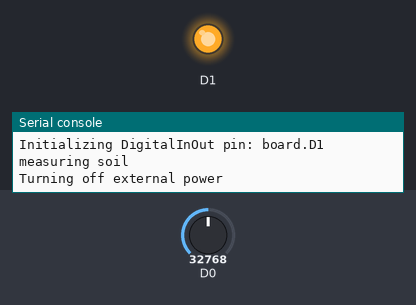
Simulated run of this program. Board: CircuitPython board. Shown: output pins drawn as LEDs (lit = HIGH), the last lines printed to the serial console. The inputs (shaded band) are chosen by the test bench; at power-on: D0 = 32768 (analog values on the 0–65535 scale). WiFi joins after 1.5 s; files the program writes start out absent; web requests get an empty 200 reply after 0.4 s; deep sleep restarts the program when it ends.

Above: at 1.2 s.
At 3.6 s:
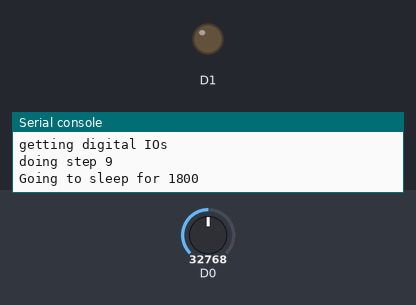
Timing chart, 0 to 5.1 s (numbered marks = the images above):
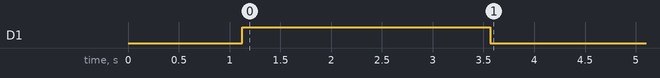

Measured:
- by itself, D1: HIGH → LOW at 3.6 s

The program:

code.py
```python
import alarm
import supervisor
import time

from config import SLEEP_TIME_MINS, WIFI_SSID, WIFI_PW, API_URL
from soilstation import SoilStation
from log import logger
from ioregistry import IOManager
from enums import WakeError
from sleep import deep_sleep


class TryThing:
    def __init__(self, error_fn=None, wake_error=None):
        self.error_fn = error_fn
        self.wake_error = wake_error

    def __enter__(self):
        logger.log(f"doing step {self.wake_error}")

    def __exit__(self, exc_type, exc_val, exc_tb):
        if not exc_val:
            return
        logger.log(exc_type)
        logger.log(exc_val)
        logger.log(exc_tb)
        if self.wake_error is not None:
            alarm.sleep_memory[0] = self.wake_error
        elif not alarm.sleep_memory[0]:
            alarm.sleep_memory[0] = WakeError.UNKNOWN
        if self.error_fn is not None:
            self.error_fn()
        return True


def quick_sleep():
    deep_sleep(180, ())


def main():
    with TryThing(error_fn=quick_sleep, wake_error=WakeError.START):
        logger.log("Initializing IO Manager")
        io_manager = IOManager()

    with TryThing(error_fn=quick_sleep):
        logger.log("Running Main program HygroStation")
        station = SoilStation(io_manager)
        station.run()

    with TryThing(wake_error=WakeError.EXTERNAL_POWER_OFF):
        logger.log("Confirming External Power is off")
        io_manager.external_power(False)

    with TryThing(wake_error=WakeError.PRE_SLEEP):
        logger.log("getting digital IOs")
        preserve_dios = io_manager.get_digital_ios()

    with TryThing(wake_error=WakeError.SLEEP):
        logger.log(f"Going to sleep for {SLEEP_TIME_MINS}")
        time_alarm = alarm.time.TimeAlarm(
            monotonic_time=time.monotonic() + SLEEP_TIME_MINS
        )

    alarm.exit_and_deep_sleep_until_alarms(time_alarm, preserve_dios=preserve_dios)

def soil_sensor():
    from config import EXT_PWR_PIN
    while True:
        io_manager = IOManager()
        station = SoilStation(io_manager)
        print(station.measure_soil())
        print(io_manager.get_digital_ios())
        time.sleep(2)

if __name__ == "__main__":
    logger.log("\n\n")
    logger.log("Starting program")
    if not supervisor.runtime.usb_connected:
        main()
    else:
        # soil_sensor()
        main()
```

config.py
```python
from os import getenv
import board
import storage
import wifi

mac = wifi.radio.mac_address
MAC_ADDRESS = ":".join("{:02X}".format(b) for b in mac)


API_URL = getenv("API_URL", "")
WIFI_SSID = getenv("WIFI_SSID", "")
WIFI_PW = getenv("WIFI_PW", "")

SLEEP_TIME_MINS = getenv("SLEEP_TIME_MINS", 30) * 60
LOW_BATT_VALUE = 33200  # somewhere around 3.4 volts

# SMD Expansion Board Pins
# BATT_REF_PIN = board.D1
# EXT_PWR_PIN = board.D0 # Gate pin

# Through Hole Expansion Board Pins
BATT_REF_PIN = board.D0
EXT_PWR_PIN = board.D1 # Gate pin

SDA_PIN = board.SDA
SCL_PIN = board.SCL

WRITE_TO_STORAGE = False
WRITE_TO_UART = True
LOGGER_FILEPATH = "log.txt"

try:
    mount = storage.getmount("/")
    WRITE_TO_STORAGE = not mount.readonly
except Exception:
    pass
```

soilstation.py
```python
from alarm import sleep_memory
from analogio import AnalogIn

from config import BATT_REF_PIN, LOW_BATT_VALUE, SDA_PIN, MAC_ADDRESS
from enums import WakeError
from ioregistry import IOManager
from log import logger


class SoilStation:

    io: IOManager

    def __init__(self, io_manager: IOManager) -> None:
        self.io = io_manager

    def run(self):

        try:
            batt_value = self.measure_batt()
            self.io.external_power(True)
            soil_value = self.measure_soil()
            self.io.external_power(False)
        except Exception as e:
            sleep_memory[0] = WakeError.MEASURE
            raise e

        data = {"value": soil_value, "battery": batt_value, "mac_address": MAC_ADDRESS}
        from transmit import send_data

        send_data(data)

    def measure_batt(self) -> float:
        logger.log("measuring battery")
        batt = self.io.analog_in(BATT_REF_PIN)

        from time import sleep

        def delay_measure_batt():
            sleep(0.05)
            return batt.value

        batt_value = sum(delay_measure_batt() for _ in range(16)) / 16
        self.io.deinit(BATT_REF_PIN)

        return batt_value

    def measure_soil(self) -> int:
        logger.log("measuring soil")
        soil_pin = AnalogIn(SDA_PIN)
        soil_value = soil_pin.value
        soil_pin.deinit()
        return soil_value
```

log.py
```python
from config import WRITE_TO_STORAGE, WRITE_TO_UART, LOGGER_FILEPATH


class Logger:
    uart = None

    def __init__(self) -> None:
        self.fp = LOGGER_FILEPATH

        if WRITE_TO_STORAGE:
            with open(self.fp, mode="w") as file:
                file.write("Log file initialized")
        if WRITE_TO_UART:
            from board import UART

            self.uart = UART()

    def log(self, data):
        print(data)
        if WRITE_TO_STORAGE:
            with open(self.fp, mode="a") as file:
                file.write("\n")
                file.write(data)
        if WRITE_TO_UART:
            self.uart.write(f"{data}\n")


logger = Logger()
```

ioregistry.py
```python
from time import sleep
from microcontroller import Pin
from digitalio import DigitalInOut, Direction, DriveMode, Pull
from analogio import AnalogIn, AnalogOut

from config import EXT_PWR_PIN
from log import logger


class DummyManager:

    def deinit(self): ...


class IOManager:
    _io_map: dict[Pin, DigitalInOut | AnalogIn | AnalogOut]

    def __init__(self) -> None:
        self._io_map = {}
        self._i2c_manager = DummyManager()

    @property
    def i2c_manager(self):
        if isinstance(self._i2c_manager, DummyManager):
            from i2c import I2CManager

            self._i2c_manager = I2CManager()
        return self._i2c_manager

    def deinit_i2c(self):
        self._i2c_manager.deinit()

    def external_power(self, on: bool) -> None:
        """Enable/Disable external power"""
        if on:
            logger.log("Turning on external power")
        else:
            logger.log("Turning off external power")

        gate_io = self.digital(EXT_PWR_PIN)
        if gate_io.direction != Direction.OUTPUT:
            gate_io.switch_to_output(value=not on)
            return
        gate_io.value = not on
        sleep(0.1)  # ensure power state is ready before continuing

    def deinit(self, pin: Pin) -> None:
        """Deinit pin GPIO if exists"""
        existing_io = self._io_map.pop(pin)
        if existing_io is not None:
            logger.log(f"Deinit-ing pin: {pin}")
            existing_io.deinit()

    def get_digital_ios(self) -> list[DigitalInOut]:
        ios = [
            io
            for io in self._io_map.values()
            if isinstance(io, DigitalInOut) and io.direction == Direction.OUTPUT
        ]
        return ios

    def digital(self, pin: Pin) -> DigitalInOut:
        """Get or make a GPIO from pin"""
        existing_io = self._io_map.get(pin)
        if isinstance(existing_io, DigitalInOut):
            return existing_io
        elif existing_io is not None:
            logger.log("WARNING CLOBBERING EXISTING IO")
            self.deinit(pin)
        logger.log(f"Initializing DigitalInOut pin: {pin}")
        new_io = DigitalInOut(pin)
        self._io_map[pin] = new_io
        return new_io

    def digital_in(self, pin: Pin, pull: Pull | None = None):
        """Get or make digital in"""
        io = self.digital(pin)
        if io.direction != Direction.INPUT:
            logger.log(f"Switching to INPUT pin: {pin}")
            io.switch_to_input(pull=pull)
        io.pull = pull

    def digital_out(
        self, pin: Pin, value: bool, drive_mode: DriveMode = DriveMode.PUSH_PULL
    ):
        """Get or make digital out"""
        io = self.digital(pin)
        if io.direction != Direction.OUTPUT:
            logger.log(f"Switching to OUTPUT pin: {pin}")
            io.switch_to_output(value, drive_mode=drive_mode)
        io.value = value

    def analog_in(self, pin: Pin) -> AnalogIn:
        """Get or make analog in"""
        existing_io = self._io_map.get(pin)
        if isinstance(existing_io, AnalogIn):
            return existing_io
        elif existing_io is not None:
            logger.log("WARNING CLOBBERING EXISTING IO")
            self.deinit(pin)
        logger.log(f"Initializing AnalogIn pin: {pin}")
        new_io = AnalogIn(pin)
        self._io_map[pin] = new_io
        return new_io

    def analog_out(self, pin: Pin) -> AnalogOut:
        """Get or make analog out"""
        existing_io = self._io_map.get(pin)
        if isinstance(existing_io, AnalogOut):
            return existing_io
        elif existing_io is not None:
            logger.log("WARNING CLOBBERING EXISTING IO")
            self.deinit(pin)
        logger.log(f"Initializing AnalogOut pin: {pin}")
        new_io = AnalogOut(pin)
        self._io_map[pin] = new_io
        return new_io
```

enums.py
```python
# enum doesn't exist in circuitpython
class WakeError:
    UNKNOWN = 1
    START = 2
    EXTERNAL_POWER_ON = 3
    MEASURE = 4
    EXTERNAL_POWER_OFF = 5
    WIFI_CONN = 6
    TRANSMIT = 7
    PRE_SLEEP = 8
    SLEEP = 9
```

sleep.py
```python
import alarm
import time

from log import logger


def deep_sleep(sleep_time, dios):
    logger.log(f"Going to sleep for {sleep_time}")
    monotonic_time = time.monotonic() + sleep_time
    logger.log(f"Alarm time {monotonic_time=}")
    time_alarm = alarm.time.TimeAlarm(monotonic_time=monotonic_time)
    logger.log(f"preserve_dios={str(dios)}")
    alarm.exit_and_deep_sleep_until_alarms(time_alarm, preserve_dios=dios)
```

transmit.py
```python
import socketpool
import ssl
import wifi
from alarm import sleep_memory

import adafruit_requests

from config import API_URL, WIFI_SSID, WIFI_PW
from log import logger
from enums import WakeError


def send_data(data, timeout=10):
    """Connect to wifi and send data"""
    try:
        logger.log("Connecting to WIFI")
        wifi.radio.tx_power = 15
        wifi.radio.connect(WIFI_SSID, WIFI_PW)
        logger.log("WIFI connected")
    except Exception as e:
        logger.log("COULD NOT CONNECT TO WIFI")
        sleep_memory[0] = WakeError.WIFI_CONN
        raise e

    pool = socketpool.SocketPool(wifi.radio)
    requests = adafruit_requests.Session(pool, ssl.create_default_context())

    try:
        logger.log(f"sending data: {data} to {API_URL}")
        response = requests.post(API_URL, json=data, timeout=timeout)
        if response.status_code != 200:
            logger.log(response.status_code)
            logger.log(response.content)
            sleep_memory[0] = WakeError.TRANSMIT
            raise ValueError(response.content)
        logger.log("sending complete")

        sleep_memory[0] = 0
    except Exception as e:
        print(e)
        raise e
```
